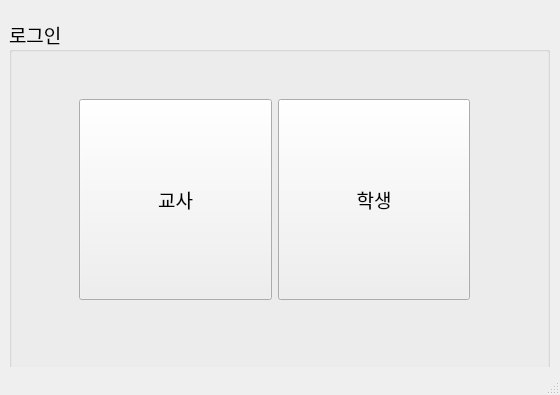
<?xml version="1.0" encoding="UTF-8"?>
<ui version="4.0">
 <class>MainWindow</class>
 <widget class="QMainWindow" name="MainWindow">
  <property name="geometry">
   <rect>
    <x>0</x>
    <y>0</y>
    <width>560</width>
    <height>395</height>
   </rect>
  </property>
  <property name="font">
   <font>
    <family>D2Coding</family>
    <pointsize>12</pointsize>
   </font>
  </property>
  <property name="windowTitle">
   <string>OO 고등학교 출결관리앱</string>
  </property>
  <widget class="QWidget" name="centralwidget">
   <widget class="QWidget" name="verticalLayoutWidget">
    <property name="geometry">
     <rect>
      <x>9</x>
      <y>19</y>
      <width>541</width>
      <height>351</height>
     </rect>
    </property>
    <layout class="QVBoxLayout" name="verticalLayout">
     <item>
      <layout class="QHBoxLayout" name="horizontalLayout">
       <item>
        <widget class="QGroupBox" name="groupBox">
         <property name="font">
          <font>
           <pointsize>14</pointsize>
          </font>
         </property>
         <property name="title">
          <string>로그인</string>
         </property>
         <widget class="QWidget" name="horizontalLayoutWidget_2">
          <property name="geometry">
           <rect>
            <x>70</x>
            <y>80</y>
            <width>391</width>
            <height>201</height>
           </rect>
          </property>
          <layout class="QHBoxLayout" name="buttonArea">
           <item>
            <widget class="QPushButton" name="pushButton_2">
             <property name="sizePolicy">
              <sizepolicy hsizetype="Minimum" vsizetype="MinimumExpanding">
               <horstretch>0</horstretch>
               <verstretch>0</verstretch>
              </sizepolicy>
             </property>
             <property name="text">
              <string>교사</string>
             </property>
             <property name="icon">
              <iconset>
               <normaloff>../image/다운로드.png</normaloff>../image/다운로드.png</iconset>
             </property>
            </widget>
           </item>
           <item>
            <widget class="QPushButton" name="pushButton">
             <property name="sizePolicy">
              <sizepolicy hsizetype="Minimum" vsizetype="MinimumExpanding">
               <horstretch>0</horstretch>
               <verstretch>0</verstretch>
              </sizepolicy>
             </property>
             <property name="text">
              <string>학생</string>
             </property>
             <property name="icon">
              <iconset>
               <normaloff>../image/다운로드 (1).png</normaloff>../image/다운로드 (1).png</iconset>
             </property>
            </widget>
           </item>
          </layout>
         </widget>
        </widget>
       </item>
      </layout>
     </item>
    </layout>
   </widget>
  </widget>
  <widget class="QStatusBar" name="statusbar"/>
 </widget>
 <resources/>
 <connections/>
</ui>
